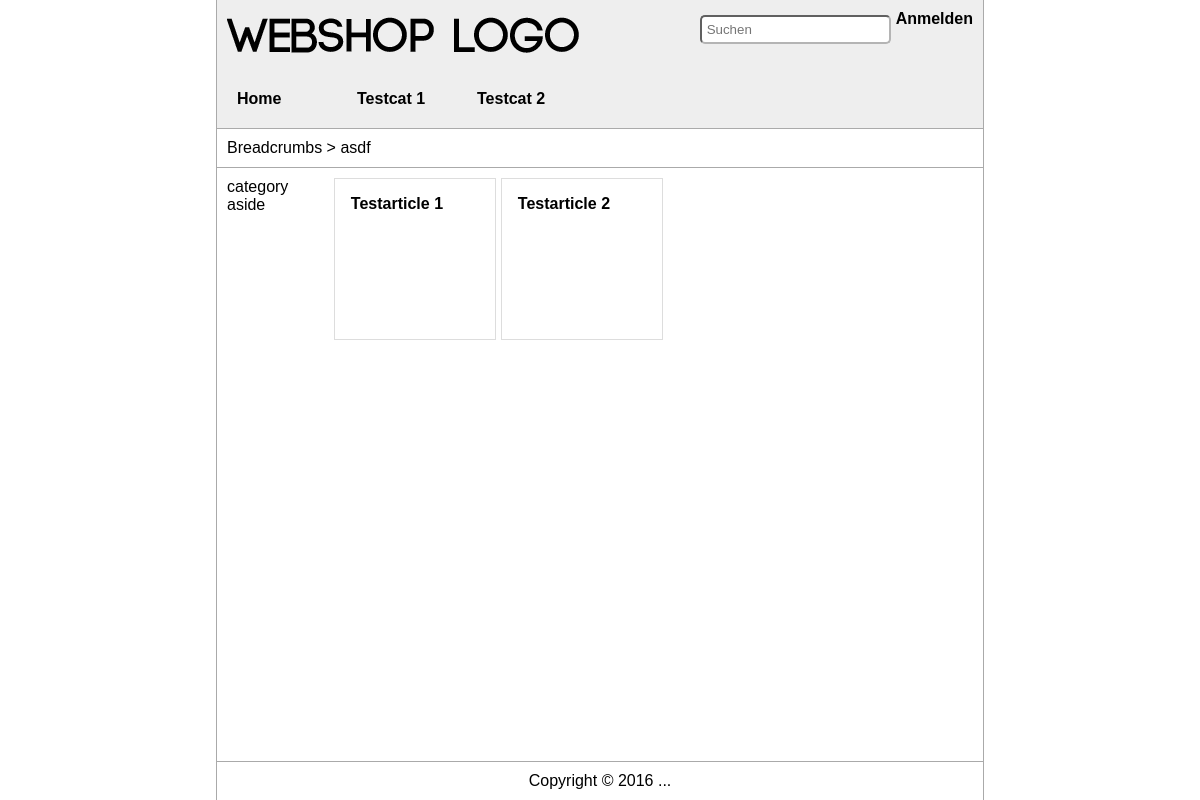
The page /index.php?action=category&categoryUrl=testkat1 on the database as committed earlier.
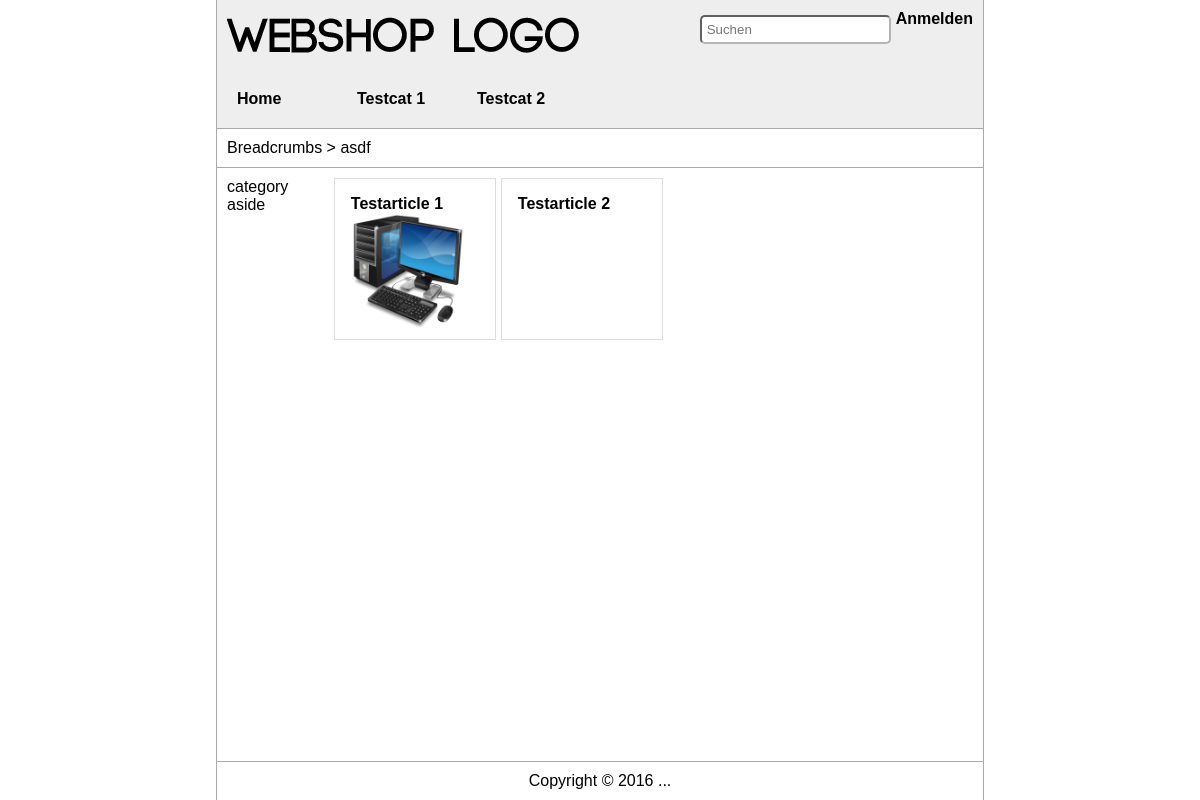
The same page on the database as committed later.
### tables this page shows
CREATE TABLE `category` (
  `category_id` int(11) NOT NULL,
  `category_id_parent` int(11) DEFAULT NULL,
  `name_de` varchar(255) NOT NULL,
  `name_en` varchar(255) NOT NULL,
  `name_fr` varchar(255) NOT NULL,
  `url` varchar(255) NOT NULL,
  `description_de` text,
  `description_en` text,
  `description_fr` text,
  `image_id` int(11) DEFAULT NULL,
  `sortkey` int(11) NOT NULL
);

CREATE TABLE `article` (
  `article_id` int(11) NOT NULL,
  `category_id` int(11) DEFAULT NULL,
  `manufacturer_id` int(11) DEFAULT NULL,
  `ordernumber` varchar(255) NOT NULL,
  `name_de` varchar(255) NOT NULL,
  `name_en` varchar(255) NOT NULL,
  `name_fr` varchar(255) NOT NULL,
  `price` double DEFAULT NULL,
  `pseudoprice` double DEFAULT NULL,
  `descrtiption_de` varchar(255) DEFAULT NULL,
  `description_en` varchar(255) DEFAULT NULL,
  `description_fr` varchar(255) DEFAULT NULL,
  `description_long_de` text,
  `description_long_en` text,
  `description_long_fr` text,
  `image_id` int(11) DEFAULT NULL
);

CREATE TABLE `image` (
  `image_id` int(11) NOT NULL,
  `url` text NOT NULL,
  `alt` varchar(255) NOT NULL
);

### classes/ArticleStore.php (called while the page is built, shortened)
<?php
class ArticleStore extends BaseStore
{
    private $categoryStore;
    private $imageStore;
    public function __construct(Database $database, CategoryStore $categoryStore, ImageStore $imageStore)
    {
        $this->database = $database;
        $this->categoryStore = $categoryStore;
        $this->imageStore = $imageStore;
    }
    public function getArticleList($catUrl)
    {
        $database = $this->database;
        $categoryStore = $this->categoryStore;
        $categoryIds = $categoryStore->getCategoryIdList($catUrl);
        $result = $database->queryAssoc("SELECT * FROM article WHERE category_id IN ($categoryIds)");
        for ($i = 0; $i < count($result); $i++) {
            $result[$i]["image"] = $this->imageStore->getById($result[$i]["image_id"]);
        }
        return $result;
    }
}

### classes/BaseStore.php (called while the page is built, shortened)
<?php
abstract class BaseStore
{
    public function __construct(Database $database)
    {
        $this->database = $database;
    }
}

### classes/Database.php (called while the page is built, shortened)
<?php
class Database
{
    private $databaseHandle;
    function __construct()
    {
        $cfg = new Configuration();
        $section = $cfg->getSection("Database");
        $host = $section["host"];
        $username = $section["username"];
        $password = $section["password"];
        $dbname = $section["dbname"];
        $port = $section["port"];
        if ($this->databaseHandle == null) {
            try {
                $dbh = new PDO("mysql:host=$host:$port;dbname=$dbname", $username, $password);
                $dbh->setAttribute(PDO::ATTR_ERRMODE, PDO::ERRMODE_EXCEPTION);
                $this->databaseHandle = $dbh;
            } catch (PDOException $ex) {
                $this->handleException($ex);
            }
        }
    }
    public function queryAssoc($sql, $params = null)
    {
        return $this->query($sql, $params, PDO::FETCH_ASSOC);
    }
    private function query($sql, $params, $fetchMode, $className = null, $constructorParameters = null)
    {
        try {
            $dbh = $this->databaseHandle;
            $sth = $dbh->prepare($sql);
            if ($params) {
                $sth->execute($params);
            } else {
                $sth->execute();
            }
            if ($constructorParameters) {
                $sth->setFetchMode($fetchMode, $className, $constructorParameters);
            } else if ($className) {
                $sth->setFetchMode($fetchMode, $className);
            } else {
                $sth->setFetchMode($fetchMode);
            }
            $result = [];
            while ($row = $sth->fetch()) {
                array_push($result, $row);
            }
            return $result;
        } catch (PDOException $ex) {
            $this->handleException($ex);
            return [];
        }
    }
}

### classes/CategoryStore.php (called while the page is built, shortened)
<?php
class CategoryStore extends BaseStore
{
    public function getCategoryIdList($catUrl)
    {
        $database = $this->database;
        $category = $database->queryAssoc("SELECT category_id as id FROM category WHERE url = :catUrl", ["catUrl" => $catUrl]);
        $categoryId = $category[0]["id"];
        $categoryIds = $this->getCategoryIdArray($categoryId);
        array_push($categoryIds, $categoryId);
        return join(",", $categoryIds);
    }
    public function getCategoryIdArray($parentId = null)
    {
        $tree = $this->getCategoryTree($parentId);
        return $this->getCategoryIdsFromTree($tree);
    }
    public function getCategoryTree($parentId = null)
    {
        $database = $this->database;
        $categories = $database->queryAssoc("SELECT * FROM category ORDER BY category_id_parent, category_id");
        return createTree($categories, $parentId, "category_id", "category_id_parent");
    }
    private function getCategoryIdsFromTree($tree)
    {
        if (!$tree || count($tree) == 0) {
            return [];
        }
        $result = [];
        foreach ($tree as $node) {
            array_push($result, $node["category_id"]);
            $result = array_merge($result, $this->getCategoryIdsFromTree($node["children"]));
        }
        return $result;
    }
}

### classes/ImageStore.php (called while the page is built, shortened)
<?php
class ImageStore extends BaseStore
{
    public function getById($id)
    {
        $result = $this->database->queryAssoc("SELECT * FROM image WHERE image_id = :id", ["id" => $id]);
        if (count($result) > 0) {
            return $result[0];
        }
        return false;
    }
}

### translation.php (called while the page is built, shortened)
<?php
require_once "resources/i8n/en.php";
require_once "resources/i8n/de.php";
require_once "resources/i8n/fr.php";
function getLangText($key)
{
    global $LANG;
    $code = getLanguageCode();
    $result = "";
    if (isset($LANG[$code]) && isset($LANG[$code][$key])) {
        $result = $LANG[$code][$key];
    }
    return empty($result) ? "__" . $key . "__" : $result;
}
function getRowText($row, $column)
{
    $code = getLanguageCode();
    $colLang = $column . "_" . $code;
    $result = "";
    if (isset($row[$colLang])) {
        $result = $row[$colLang];
    }
    return empty($result) ? "__" . $column . "__" : $result;
}
function getLanguageCode()
{
    if (isset($_GET["lang"])) {
        $l = $_GET["lang"];
    } else {
        $l = "en";
    }
    return $l;
}

### resources/i8n/en.php (called while the page is built)
<?php
$LANG["en"] = [
    "article" => "Artikel",
    "category" => "Kategorie",
    "manufacturer" => "Hersteller",
    "login" => "Anmelden",
    "logout" => "Abmelden",
    "search" => "Suchen",
    "home" => "Home"
];

### resources/i8n/de.php (called while the page is built)
<?php
$LANG["de"] = [
    "article" => "Artikel",
    "category" => "Kategorie",
    "manufacturer" => "Hersteller",
    "login" => "Anmelden",
    "logout" => "Abmelden",
    "search" => "Suchen",
    "home" => "Home"
];

### resources/i8n/fr.php (called while the page is built)
<?php
$LANG["fr"] = [
    "article" => "Article",
    "category" => "Categorie",
    "manufacturer" => "Manufacturer",
    "login" => "Login",
    "logout" => "Logout",
    "search" => "Rechérche",
    "home" => "Home"
];

### utilities.php (the view, shortened to what this page needs)
<?php
function createTree($rows, $parentId, $idColumn, $parentIdColumn)
{
    $children = [];
    for ($i = 0; $i < count($rows); $i++) {
        if ($rows[$i][$parentIdColumn] == $parentId) {
            $children = array_merge($children, array_splice($rows, $i--, 1));
        }
    }
    $childrenCount = count($children);
    if ($childrenCount != 0) {
        for ($i = 0; $i < $childrenCount; $i++) {
            $children[$i]["children"] = createTree($rows, $children[$i][$idColumn], $idColumn, $parentIdColumn);
        }
    }
    return $children;
}
function beginLink($action, $params = null)
{
    global $rootLink;
    $paramString = "";
    if ($params && count($params) > 0) {
        while ($param = current($params)) {
            $paramString .= "&" . key($params) . "=" . $param;
            next($params);
        }
    }
    $url = $rootLink . "index.php?action=" . $action . $paramString;
    return '<a href="' . $url . '">';
}
function createLink($name, $action, $params = null)
{
    return beginLink($action, $params) . $name . '</a>';
}

### content/category.php
<aside>category aside</aside>
<section>
    <div class="article-list">
        <?php
        $articles = $articleStore->getArticleList($_GET["categoryUrl"]);
        foreach ($articles as $article) {
            ?>
            <div class="article-list-item-border">
                <?= beginLink("article", ["ordernumber" => $article["ordernumber"]]) ?>
                <div class="article-list-item">
                    <span class="article-list-item-name"><?= getRowText($article, "name") ?></span>
                    <?php
                    if ($article["image"]) {
                        ?>
                        <div class="article-list-item-image">
                            <img src="<?= $article["image"]["url"] ?>"/>
                        </div>
                        <?php
                    }
                    ?>
                </div>
                </a>
            </div>
            <?php
        }
        ?>
    </div>
</section>

### index.php (shortened to what this page needs)
<?php
$rootLink = "/shop/";
$configuration = new Configuration();
require_once "utilities.php";
require_once "classes/Database.php";
$database = new Database($configuration);
require_once "classes/BaseStore.php";
require_once "classes/CategoryStore.php";
$categoryStore = new CategoryStore($database);
require_once "classes/ImageStore.php";
$imageStore = new ImageStore($database);
require_once "classes/ArticleStore.php";
$articleStore = new ArticleStore($database, $categoryStore, $imageStore);
require_once "translation.php";
$fileName = null;
$action = "home";
if (isset($_GET["action"])) {
    $action = $_GET["action"];
}
switch ($action) {
    case "category":
        $fileName = "category.php";
        break;
}
$body = "";
if ($fileName) {
    require_once "content/" . $fileName;
    $body = ob_get_contents();
}
?>
<!DOCTYPE html>
<html>
<head>
    <link rel="stylesheet" type="text/css" media="screen" href="resources/css.css"/>
</head>
<body>
<div class="container">
    <header>
        <?php require_once "header.php"; ?>
    </header>
    <nav>
        <?php require_once "navigation.php"; ?>
    </nav>
    <main>
        <?= $body ?>
    </main>
    <footer>
        <?php require_once "footer.php"; ?>
    </footer>
</div>
</body>
</html>

### header.php (shortened to what this page needs)
<div id="logo">
    <?php echo createLink("<img src=\"resources/images/logo.png\"/>", "home"); ?>
</div>
<div id="user-info">
    <?php echo createLink(getLangText("login"), "login"); ?>
</div>
<div id="search-panel">
    <form name="search-form" action="/shop/index.php" method="get">
        <input type="text" class="searchbox" name="q" placeholder="<?= getLangText("search") ?>"/>
    </form>
</div>

### navigation.php (shortened to what this page needs)
<?php
$categoryTree = $categoryStore->getCategoryTree();
function echoNavigationItems($categoryTree, $depth)
{
    if ($depth == 0) {
        echo "<ul class='main-navigation'><li>" . createLink(getLangText("home"), "home") . "</li>";
    } else {
        echo "<ul class='nav-category-$depth'>";
    }
    if ($categoryTree && count($categoryTree) != 0) {
        foreach ($categoryTree as $category) {
            echo "<li class='nav-item nav-item-$depth'>";
            $linkText = getRowText($category, "name");
            if ($depth > 0 && $category["children"] && count($category["children"]) > 0) {
                $linkText .= " &rArr;";
            }
            echo createLink($linkText, "category", ["categoryUrl" => $category["url"]]);
            echoNavigationItems($category["children"], $depth + 1);
            echo "</li>";
        }
    }
    echo "</ul>";
}
?>
    <section class="navigation">
        <?php echoNavigationItems($categoryTree, 0); ?>
    </section>
<?php
$breadCrumbs = "Breadcrumbs > asdf";
if (!empty($breadCrumbs)) {
    ?>
    <section class="breadcrumbs">
        <?= $breadCrumbs ?>
    </section>
    <?php
}

### footer.php
Copyright &copy; 2016 ...

### resources/css.css (style rules this page uses)
body, html { width: 80%; height: 100%; margin: 0 auto 0 auto; padding: 0; font-family: sans-serif; color: black; }
a { font-weight: bold; color: black; text-decoration: none; }
.container { display: flex; -webkit-flex-flow: column nowrap; -moz-flex-flow: column nowrap; -ms-flex-flow: column nowrap; flex-flow: column nowrap; height: 100%; }
header { padding: 10px; background-color: #eee; min-height: 50px; border: solid #aaa; border-width: 0 1px; }
#logo { height: 100%; float: left; }
#search-panel { height: 100%; float: right; }
#user-info { height: 100%; float: right; }
.navigation { display: flex; border: solid #aaa; border-width: 0 1px 1px 1px; background-color: #eee; }
.navigation > ul { padding: 0; margin: 0; list-style: none; position: relative; z-index: 1000; }
.navigation > ul li { display: inline; float: left; position: relative; background-color: #eee; }
.navigation > ul a { text-decoration: none; padding: 10px; float: left; min-width: 100px; }
.breadcrumbs { border: solid #aaa; border-width: 0 1px 1px 1px; overflow: auto; }
main { -webkit-flex: 1 100%; -moz-flex: 1 100%; -ms-flex: 1 100%; flex: 1 100%; display: flex; flex-flow: row nowrap; border: solid #aaa; border-width: 0 1px 0 1px; }
section { -webkit-flex: 1 100%; -moz-flex: 1 100%; -ms-flex: 1 100%; -o-flex: 1 100%; flex: 1 100%; padding: 10px; display: flex; -webkit-flex-flow: column nowrap; -moz-flex-flow: column nowrap; -ms-flex-flow: column nowrap; flex-flow: column nowrap; }
section > * { -webkit-flex: 0 0; -moz-flex: 0 0; -ms-flex: 0 0; flex: 0 0; }
aside { max-width: 150px; padding: 10px; }
footer { padding: 10px; text-align: center; border: solid #aaa; border-width: 1px 1px 0 1px; }
input[type=text] { padding: 5px; margin: 5px; border-color: #b4b4b4; -webkit-border-radius: 5px; -moz-border-radius: 5px; border-radius: 5px; }
.article-list { -webkit-flex-flow: row wrap; -moz-flex-flow: row wrap; -ms-flex-flow: row wrap; flex-flow: row wrap; }
.article-list-item-border { position: relative; float: left; width: 10em; height: 10em; margin: 0 5px 5px 0; border: 1px solid #dddddd; }
.article-list-item-border a { position: absolute; width: 100%; height: 100%; }
.article-list-item { margin: 1em; }
.article-list-item img { max-width: 90%; max-height: 90%; }

Rows that differ between the two databases and show on the page:
changed article "Testarticle 1": image.url: picture added
